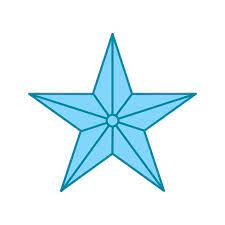
#> input picture workspace_ponderada/src/TurtleDraw/TurtleDraw/star.jpeg, 225 x 225 px
$ python teste.py
#> lines starting #> are read from the running program, lines starting #| are printed output that depends on the picture; after the words box and inside, x2 and y2 are one past the last pixel; in counts of white or black regions, pixels touching at a corner belong together
import cv2
import numpy as np
import matplotlib.pyplot as plt

def process_image(image_path):
    # Carregar imagem em escala de cinza
#> called with image_path = 'star.jpeg'
    image = cv2.imread(image_path, cv2.IMREAD_GRAYSCALE)
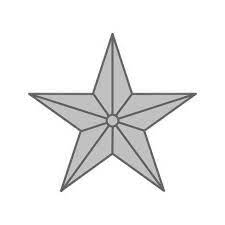
#> image: shape (225, 225); min 59, max 255, mean 238.8

    image = cv2.resize(image, (500, 500))
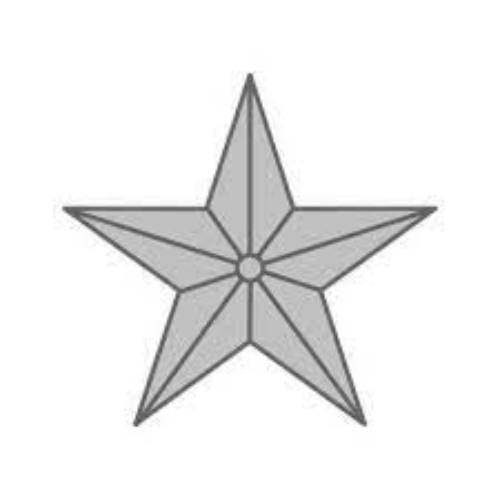
#> image: shape (500, 500); min 74, max 255, mean 238.8

    if image is None:
        raise Exception(f"Não foi possível carregar a imagem em {image_path}. Verifique o caminho e as permissões do arquivo.")

    # Aplicar limiarização para torná-la binária
    _, binary_image = cv2.threshold(image, 127, 255, cv2.THRESH_BINARY_INV)
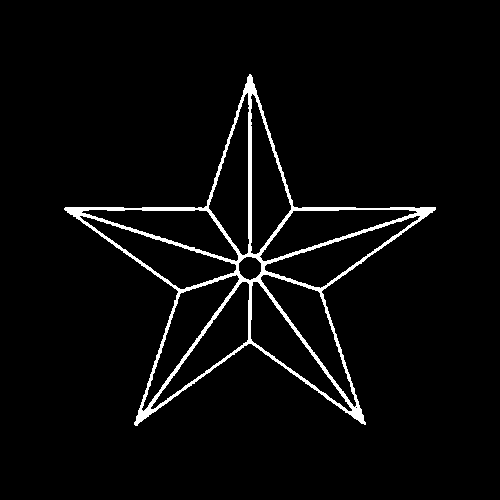
#> binary_image: shape (500, 500); 3.6% white; 1 white region

    # Encontrar contornos
    contours, _ = cv2.findContours(binary_image, cv2.RETR_EXTERNAL, cv2.CHAIN_APPROX_SIMPLE)
#> contours = 1 contour; box (x1, y1, x2, y2) and area: (64, 74, 436, 426) 43244

    scaled_contours = []

    # Loop through the list of contours
    for contour in contours:
        # Convert contour array to numpy array for easy slicing
        # and separate x and y coordinates
        contour = np.array(contour)
        xs = contour[:, 0, 0]
        ys = contour[:, 0, 1]

        # Normalize the coordinates to a 0-10 scale
        xs = 10 * (xs - min(xs)) / (max(xs) - min(xs))
        ys = 10 * (ys - min(ys)) / (max(ys) - min(ys))

        # Append the scaled coordinates to the list
        scaled_contours.append(np.column_stack((xs, ys)))
#> this loop made 1 pass
#> after the loop, scaled_contours = 1 point arrays, longest 609 points

    return scaled_contours


# Ajuste o caminho para sua imagem
contours = process_image('star.jpeg')
#> contours = 1 point arrays, longest 609 points

print(contours)
#> (printed output is left out)

def plot_contours(contours):
    # Create a figure and a set of subplots
    fig, ax = plt.subplots()

    # Loop through the list of contours
    for contour in contours:
        # Convert contour array to numpy array for easy slicing
        # and separate x and y coordinates
        contour = np.array(contour)
        xs = contour[:, 0]
        ys = contour[:, 1]

        # Plot each contour
        ax.plot(xs, ys, marker='o')  # 'o' can be replaced with other marker types if desired

    # Set plot limits
    ax.set_xlim([0, 11])
    ax.set_ylim([0, 11])
    ax.set_aspect('equal', 'box')

    # Label the axes
    ax.set_xlabel('X Position')
    ax.set_ylabel('Y Position')

    # Show grid
    ax.grid(True)

    # Show the plot
    plt.show()
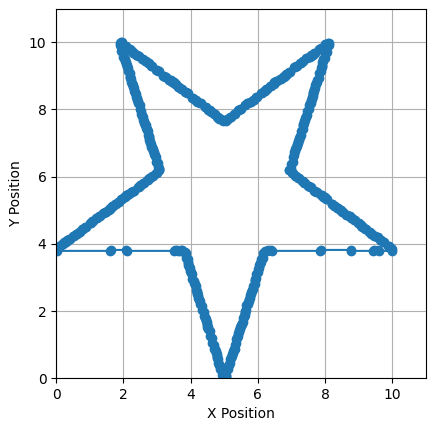
#> figure drawn by matplotlib, 1 panel

# Assuming 'scaled_contours' is your list of contours from the image processing part
plot_contours(contours)
